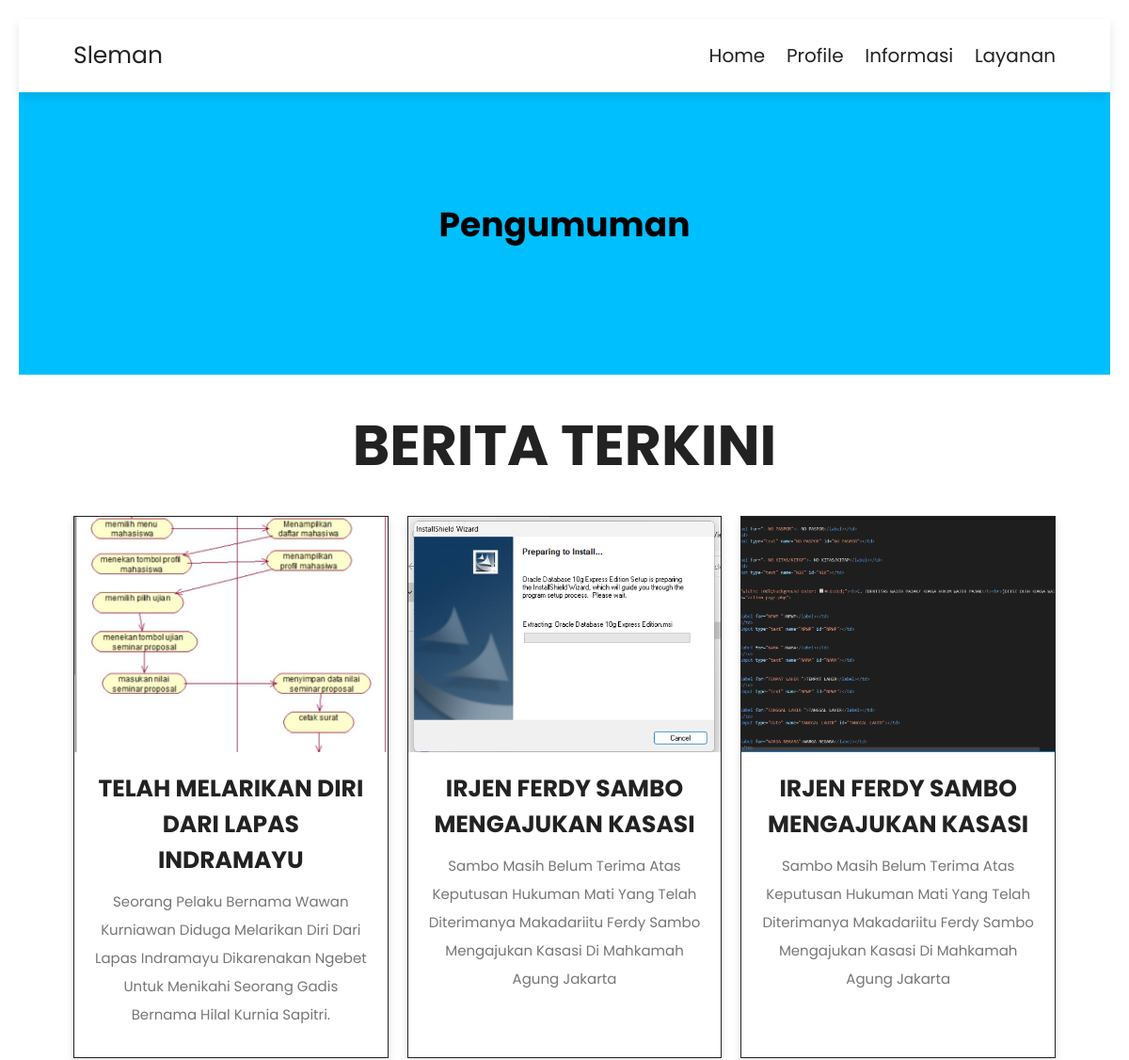
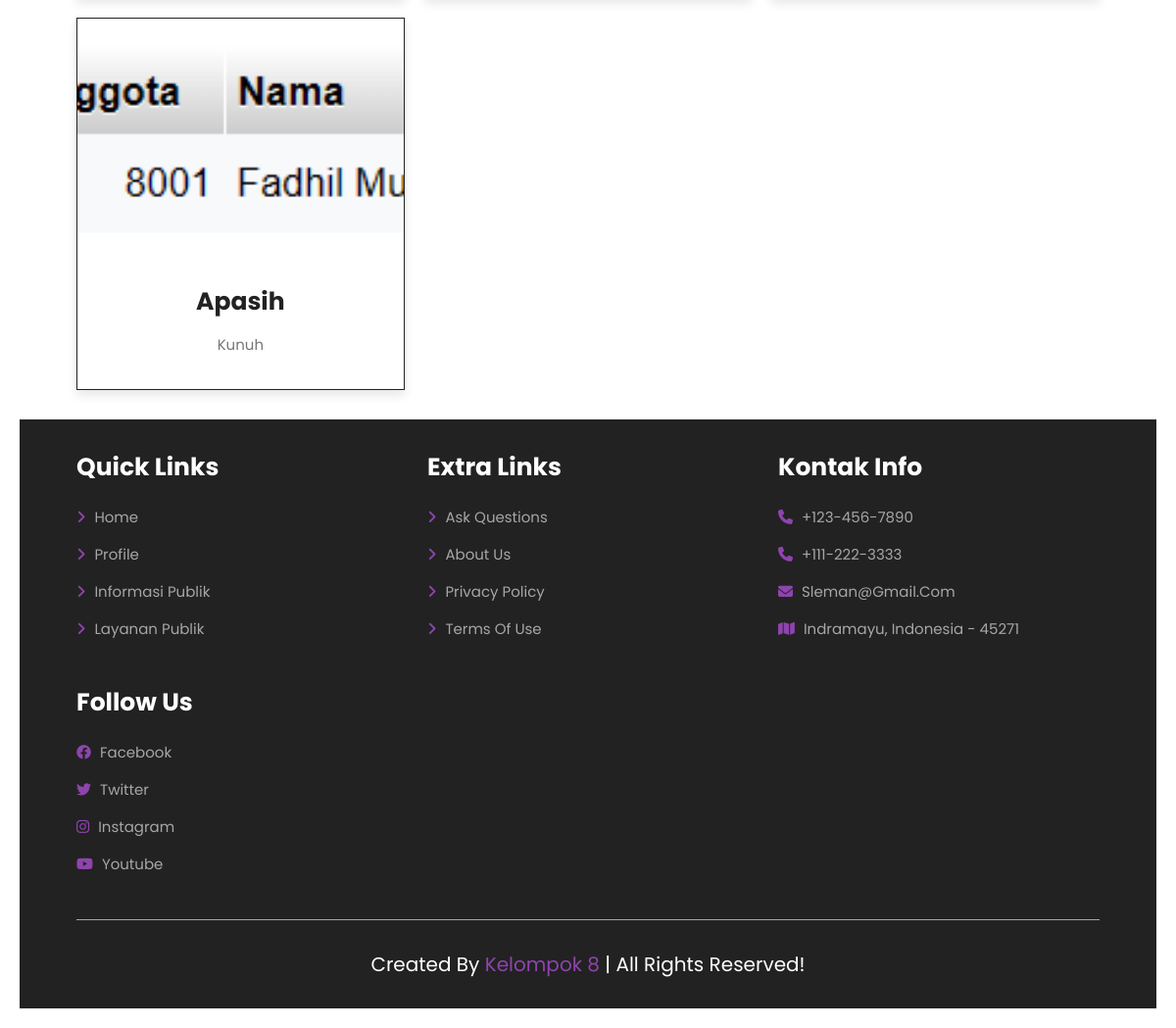
Screenshot of /pengumuman.php with the database file from the repository (2 pictures, top to bottom).
### tables this page shows
CREATE TABLE `pengumuman` (
  `id_pengumuman` int(255) NOT NULL,
  `image` varchar(255) NOT NULL,
  `judul` varchar(255) NOT NULL,
  `deskripsi` varchar(255) NOT NULL
);

### pengumuman.php (the view, shortened to what this page needs)
<?php
include_once 'config.php';
?>
<!DOCTYPE html>
<html lang="en">
    <head>
        <link rel="stylesheet" href="https://cdn.jsdelivr.net/npm/swiper@9/swiper-bundle.min.css"/>
        <link rel="stylesheet" href="https://cdnjs.cloudflare.com/ajax/libs/font-awesome/6.4.0/css/all.min.css">
        <link rel="stylesheet" href="style.css">
    </head>
    <body>
        <section class="header">
            <a href="home.html" class="logo">Sleman</a>
            <nav class="navbar">
            <a href="home.php">home</a>
            <a href="gabungan.php">profile</a>
            <a href="informasi_publik.php">informasi</a>
            <a href="https://api.whatsapp.com/send?phone=6287725057948&text=Assalamualaikum%2C%20admin%20saya%20mau%20bikin%20surat%20%0ANama%20%3A%20%0AAlamat%20%3A%20%0AKeterangan%20surat%20%3A%20">layanan</a>
        </nav>
        </section>
        <section class="heading" style="background-color: rgb(0, 191, 255);">
            <h1>Pengumuman</h1>
        </section>
        <section class="pengumuman">
            <h1 class="heading-title">Berita terkini</h1>
            <div class="box-container">
            <?php
$ambil = "SELECT * FROM pengumuman ORDER BY id_pengumuman ASC";
$q = mysqli_query($conn, $ambil);
while ($r2 = mysqli_fetch_array($q)) {
  $image = $r2['image'];
  $judul = $r2['judul'];
  $deskripsi = $r2['deskripsi'];
?>
                <div class="box">
                    <div class="image">
                        <img src="img/<?php echo $image ?>" alt="">
                    </div>
                    <div class="content">
                        <h3><?php echo $judul ?></h3>
                        <p><?php echo $deskripsi ?></p>
                    </div>
                </div>
                <?php
}
?>
            </div>
        </section>
        <section class="footer">
            <div class="box-container">
                <div class="box">
                    <h3>quick links</h3>
                    <a href="home.html"> <i class="fas fa-angle-right"></i> home</a>
                    <a href="profile.html"> <i class="fas fa-angle-right"></i> profile</a>
                    <a href="informasi.html"> <i class="fas fa-angle-right"></i> informasi publik</a>
                    <a href="layanan.html"> <i class="fas fa-angle-right"></i> layanan publik</a>
                </div>
                <div class="box">
                    <h3>extra links</h3>
                    <a href="#"> <i class="fas fa-angle-right"></i> ask questions</a>
                    <a href="#"> <i class="fas fa-angle-right"></i> about us</a>
                    <a href="#"> <i class="fas fa-angle-right"></i> privacy policy</a>
                    <a href="#"> <i class="fas fa-angle-right"></i> terms of use</a>
                </div>
                <div class="box">
                    <h3>kontak info</h3>
                    <a href="#"> <i class="fas fa-phone"></i> +123-456-7890</a>
                    <a href="#"> <i class="fas fa-phone"></i> +111-222-3333</a>
                    <a href="#"> <i class="fas fa-envelope"></i> Sleman@gmail.com</a>
                    <a href="#"> <i class="fas fa-map"></i> indramayu, indonesia - 45271</a>
                </div>
                <div class="box">
                    <h3>follow us</h3>
                    <a href="#"> <i class="fab fa-facebook"></i> facebook </a>
                    <a href="#"> <i class="fab fa-twitter"></i> twitter </a>
                    <a href="#"> <i class="fab fa-instagram"></i> instagram </a>
                    <a href="#"> <i class="fab fa-youtube"></i> youtube </a>
                </div>
            </div>
            <div class="credit"> created by <span>kelompok 8</span> | all rights reserved! </div>
        </section>
    </body>
</html>

### style.css (style rules this page uses)
body { font-family: Arial, sans-serif; margin: 0; padding: 20px; }
h1 { text-align: center; margin-bottom: 20px; }

### pengumuman.php (style rules this page uses)
:root { --main-color:#8e44ad; --black:#222; --white:#fff; --light-black:#777; --light-white:#fff9; --dark-bg:rgba(0,0,0,0.7); --light-bg:#eee; --border:.1rem solid var(--black); --box-shadow:0 .5rem 1rem rgba(0,0,0,0.1); --text-shadow:0 1.5rem 3rem rgba(0,0,0,0.3); }
* { font-family: 'Poppins', sans-serif; margin: 0; padding: 0; box-sizing: border-box; outline: none; border: none; text-decoration: none; text-transform: capitalize; }
html { font-size: 62.5%; overflow-x: hidden; }
section { padding: 5rem 10%; }
.heading-title { text-align: center; margin-bottom: 3rem; font-size: 6rem; text-transform: uppercase; color: var(--black); }
.header { position: sticky; top: 0; left:0; right: 0; z-index: 1000; background-color: var(--white); display: flex; padding-top: 2rem; padding-bottom: 2rem; box-shadow: var(--box-shadow); align-items: center; justify-content: space-between; }
.header .logo { font-size: 2.5rem; color: var(--black); }
.header .navbar a { font-size: 2rem; margin-left: 2rem; color: var(--black); }
.heading { text-align: center; padding: 2rem; display: flex; align-items: center; justify-content: center; background-size: cover !important; background-position: center !important; min-height: 30rem; font-size: 2vw; }
.pengumuman .box-container { display: grid; grid-template-columns: repeat(auto-fit, minmax(30rem, 1fr)); gap: 2rem; }
.pengumuman .box-container .box { border: var(--border); box-shadow: var(--box-shadow); background: var(--white); display: none; }
.pengumuman .box-container .box:nth-child(1), .pengumuman .box-container .box:nth-child(2), .pengumuman .box-container .box:nth-child(3), .pengumuman .box-container .box:nth-child(4), .pengumuman .box-container .box:nth-child(5), .pengumuman .box-container .box:nth-child(6) { display: inline-block; }
.pengumuman .box-container .box .image { height: 25rem; overflow: hidden; }
.pengumuman .box-container .box .image img { height: 100%; width: 100%; object-fit: cover; transition: .2s linear; }
.pengumuman .box-container .box .content { padding: 2rem; text-align: center; }
.pengumuman .box-container .box .content h3 { font-size: 2.5rem; color: var(--black); }
.pengumuman .box-container .box .content p { font-size: 1.5rem; color: var(--light-black); line-height: 2; padding: 1rem 0; }
.footer { background: var(--black); background-size: cover; background-position: center; }
.footer .box-container { display: grid; grid-template-columns: repeat(auto-fit, minmax(25rem, 1fr)); gap: 3rem; }
.footer .box-container .box h3 { color: var(--white); font-size: 2.5rem; padding-bottom: 2rem; }
.footer .box-container .box a { color: var(--light-white); font-size: 1.5rem; padding-bottom: 1.5rem; display: block; }
.footer .box-container .box a i { color: var(--main-color); padding-right: .5rem; transition: .2s linear; }
.footer .credit { text-align: center; padding-top: 3rem; margin-top: 3rem; border-top: .1rem solid var(--light-white); font-size: 2rem; color: var(--white); }
.footer .credit span { color: var(--main-color); }
@media (max-width: 1200px) { section { padding: 3rem 5%; } }

### rows the page displays
pengumuman: image (picture), judul "TELAH MELARIKAN DIRI DARI LAPAS INDRAMAYU", deskripsi "Seorang Pelaku Bernama Wawan Kurniawan Diduga Melarikan Diri Dari Lapas Indramayu Dikarenakan Ngebet Untuk Menikahi Seorang Gadis Bernama Hilal Kurnia Sapitri."
pengumuman: image (picture), judul "IRJEN FERDY SAMBO MENGAJUKAN KASASI", deskripsi "Sambo Masih Belum Terima Atas Keputusan Hukuman Mati Yang Telah Diterimanya Makadariitu Ferdy Sambo Mengajukan Kasasi Di Mahkamah Agung Jakarta"
pengumuman: image (picture), judul "IRJEN FERDY SAMBO MENGAJUKAN KASASI", deskripsi "Sambo Masih Belum Terima Atas Keputusan Hukuman Mati Yang Telah Diterimanya Makadariitu Ferdy Sambo Mengajukan Kasasi Di Mahkamah Agung Jakarta"
pengumuman: image (picture), judul "Apasih", deskripsi "Kunuh"
